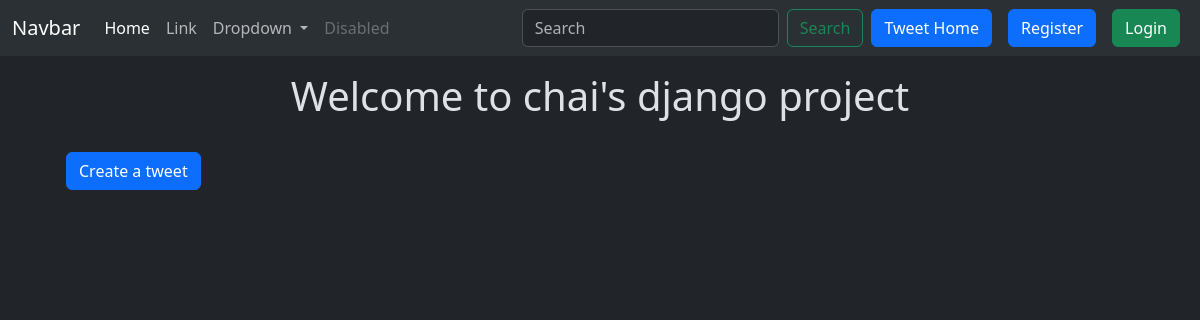
Page /tweet/ on the earlier database version.
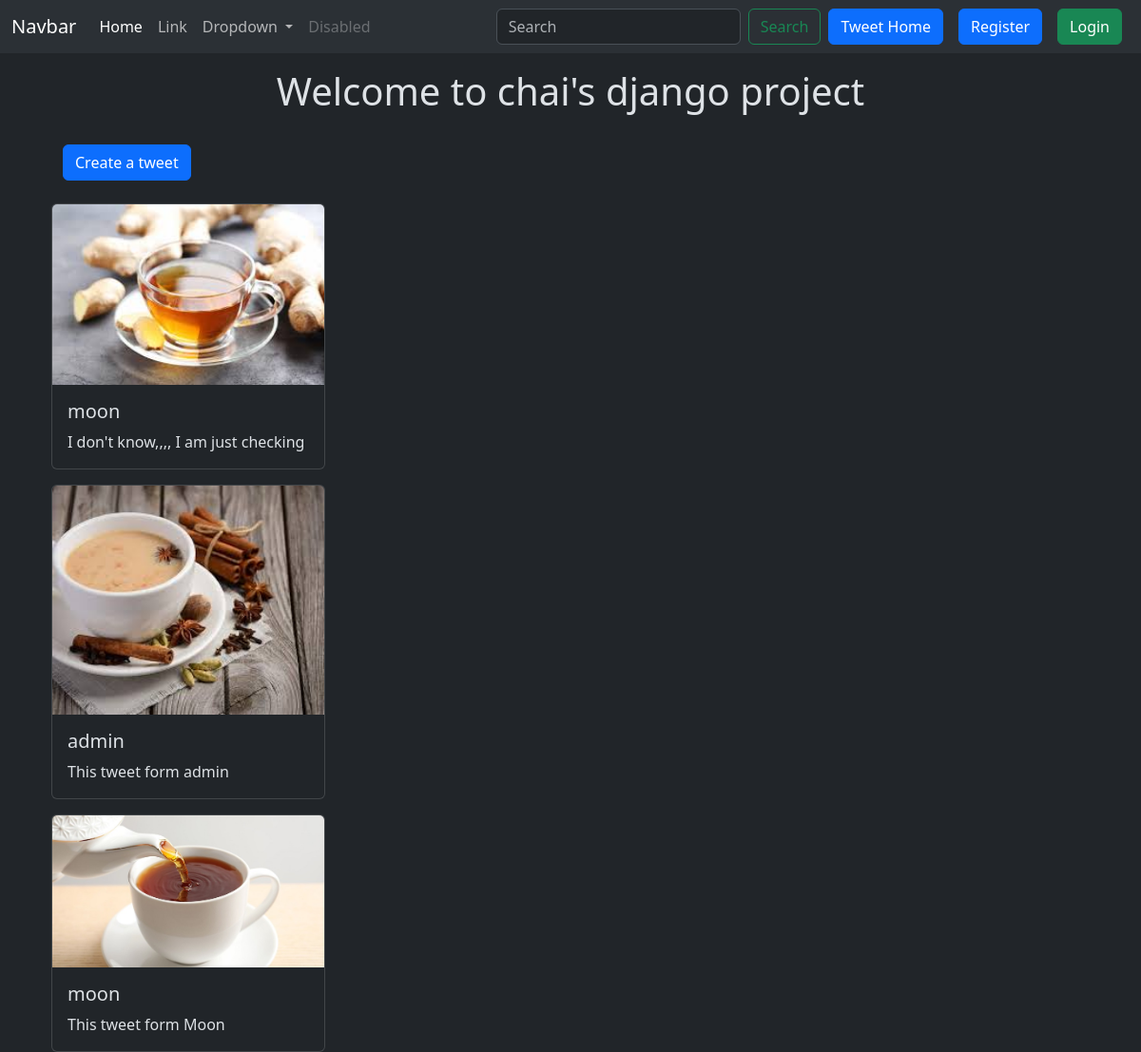
Same page on the later database version.
### tweet/models.py (models this page shows, shortened)
class Tweet(models.Model):
    user = models.ForeignKey(User, on_delete=models.CASCADE)
    text = models.TextField(max_length=240)
    photo = models.ImageField(upload_to = 'photos/', blank=True, null=True)
    created_at = models.DateTimeField(auto_now_add = True)
    updated_at = models.DateTimeField(auto_now=True)

### tweet/views.py (the view)
# urls.py: path('', views.tweet_list, name="tweet_list"),
def tweet_list(request):
    tweets = Tweet.objects.all().order_by('-created_at')
    return render(request, 'tweet/tweet_list.html', {'tweets': tweets})

### tweet/templates/tweet/tweet_list.html (shortened to what this page needs)
{% extends "layout.html" %}
{% block content %}
    <h1 class="text-center mt-3">Welcome to chai's django project</h1>
    <a class="btn btn-primary m-4" href="{% url 'tweet_create' %}">Create a tweet</a>
    <div class="container row gap-3">
        {% for tweet in tweets %}
            <div>
                <div class="card" style="width: 18rem;">
                    <img src="{{tweet.photo.url}}" class="card-img-top" alt="...">
                    <div class="card-body">
                      <h5 class="card-title">{{tweet.user.username}}</h5>
                      <p class="card-text">{{tweet.text}}</p>
                    </div>
                </div>
            </div>
        {% endfor %}
    </div>
{% endblock %}

### templates/layout.html (shortened to what this page needs)
{% load static %}
<!DOCTYPE html>
<html lang="en" data-bs-theme="dark">
<head>
    <link href="https://cdn.jsdelivr.net/npm/bootstrap@5.3.3/dist/css/bootstrap.min.css" rel="stylesheet">
</head>
<body>
    <div>
        <nav class="navbar navbar-expand-lg bg-body-tertiary">
            <div class="container-fluid">
              <a class="navbar-brand" href="#">Navbar</a>
              <div class="collapse navbar-collapse" id="navbarSupportedContent">
                <ul class="navbar-nav me-auto mb-2 mb-lg-0">
                  <li class="nav-item">
                    <a class="nav-link active" aria-current="page" href="#">Home</a>
                  </li>
                  <li class="nav-item">
                    <a class="nav-link" href="#">Link</a>
                  </li>
                  <li class="nav-item dropdown">
                    <a class="nav-link dropdown-toggle" href="#" role="button" data-bs-toggle="dropdown" aria-expanded="false">
                      Dropdown
                    </a>
                  </li>
                  <li class="nav-item">
                    <a class="nav-link disabled" aria-disabled="true">Disabled</a>
                  </li>
                </ul>
                <form class="d-flex" method="post" role="search">
                  <input name="find" class="form-control me-2" type="search" placeholder="Search" aria-label="Search">
                  <button class="btn btn-outline-success" type="submit">Search</button>
                </form>
                <a href="{% url 'tweet_list' %}" class="btn btn-primary mx-2">Tweet Home</a>
                {% if user.is_authenticated %}
                  <form action="{% url 'logout' %}" method="post">
                    {% csrf_token %}
                    <button type="submit" class="btn btn-danger">
                      Logout
                    </button>
                  </form>
                {% else %}
                <a href="{% url 'register' %}" class="btn btn-primary mx-2">Register</a>
                <a href="{% url 'login' %}" class="btn btn-success mx-2">Login</a>
                {% endif %}
              </div>
            </div>
          </nav>
    </div>
    <div class="container">
        {% block content %}
        {% endblock %}
    </div>
</body>
</html>

Differences in the rows shown:
added Tweet: photo (picture), user.username "moon", text "I don't know,,,, I am just checking"
added Tweet: photo (picture), user.username "admin", text "This tweet form admin"
added Tweet: photo (picture), user.username "moon", text "This tweet form Moon"
